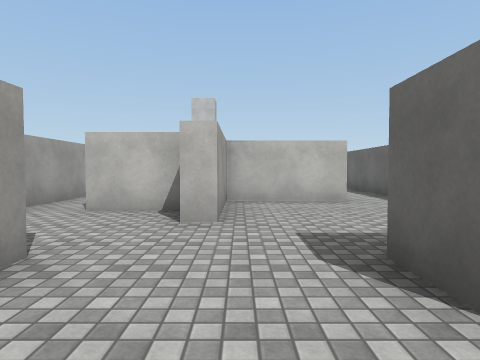
View 1 (above)

17 first-person views from a walk through a Unity game level. The camera is 1.3 m above the floor, tilts 2° down and sees 75° across. The floor is counted in squares, 2 m on a side. Each view is taken from the middle of a square. On the plan, view 1 faces up. The plan holds only what a view shows up to about 10 squares ahead; the rest is blank. The place goes on beyond the plan. Surface patterns are stand-ins for the level's own textures.

View 2
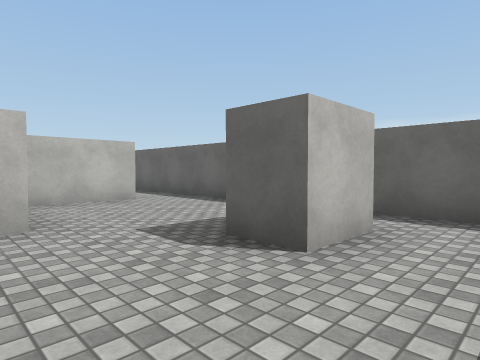

View 3
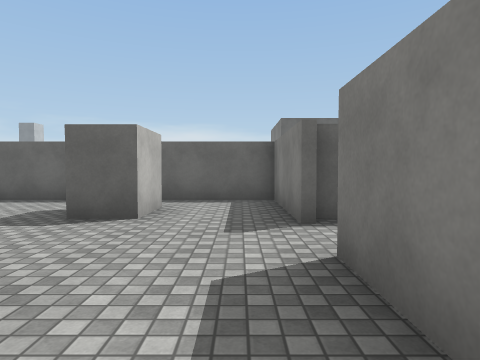

View 4
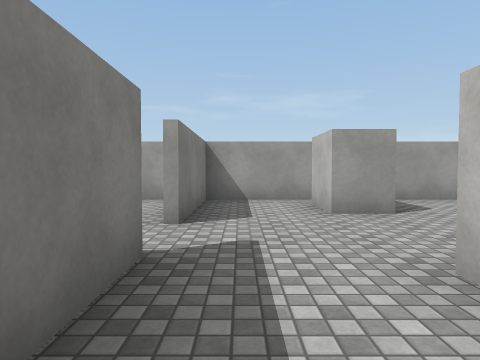

View 5
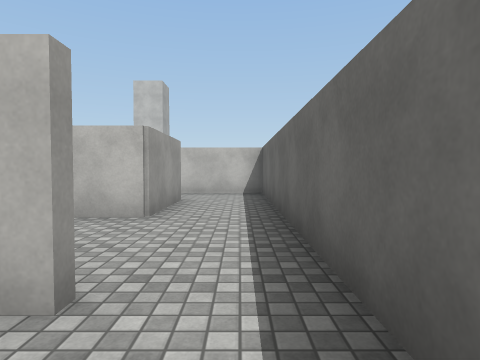

View 6
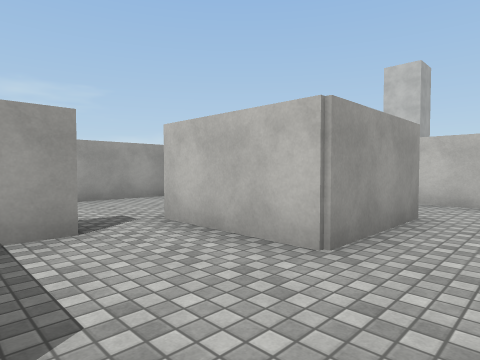

View 7
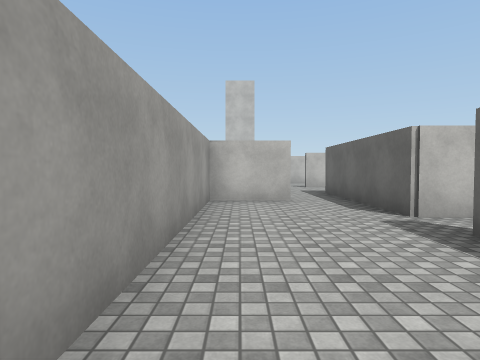

View 8
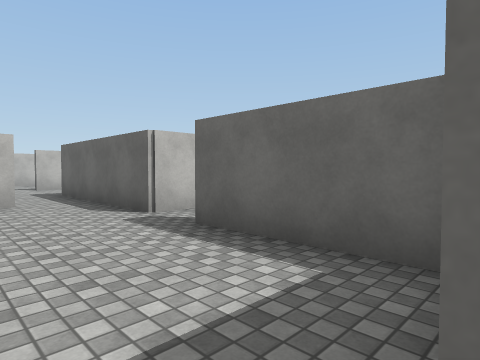

View 9
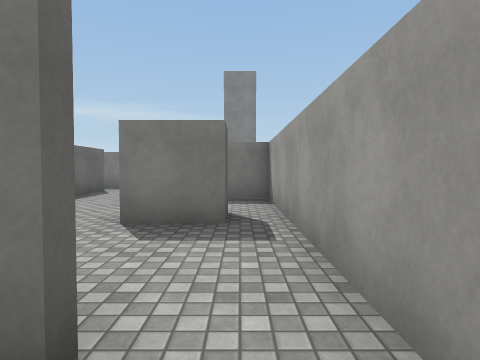

View 10
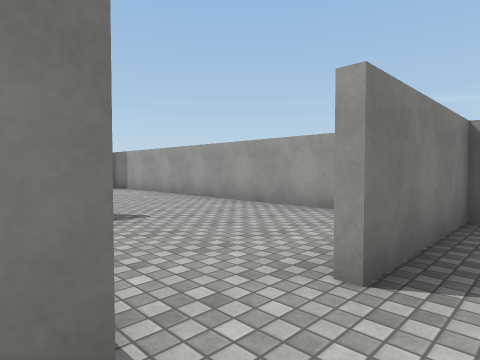

View 11
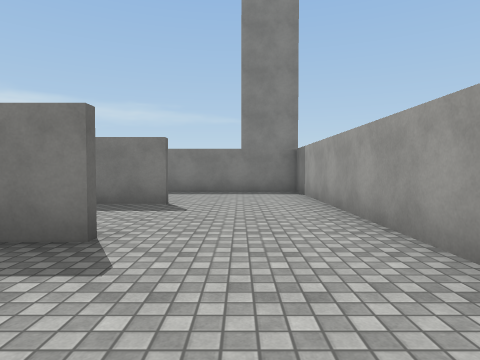

View 12
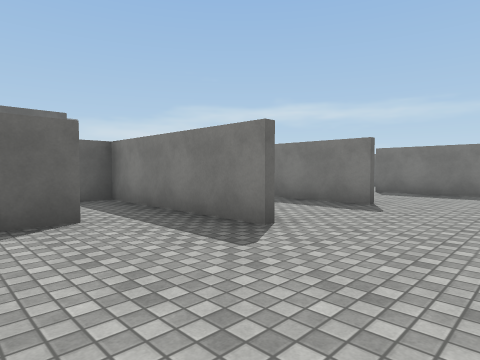

View 13
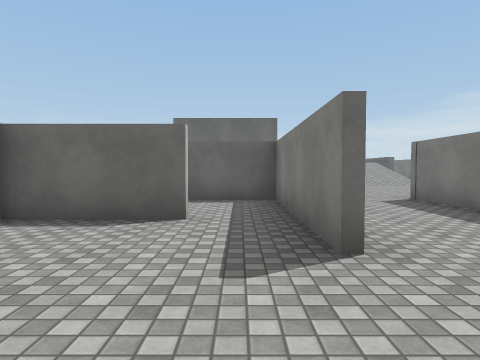

View 14
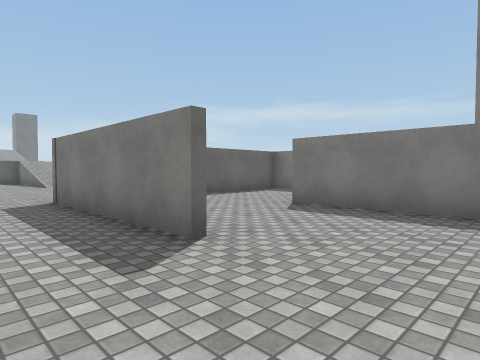

View 15
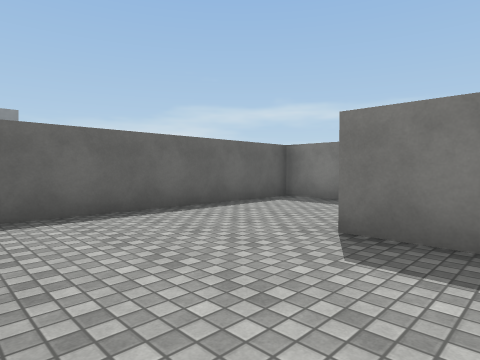

View 16
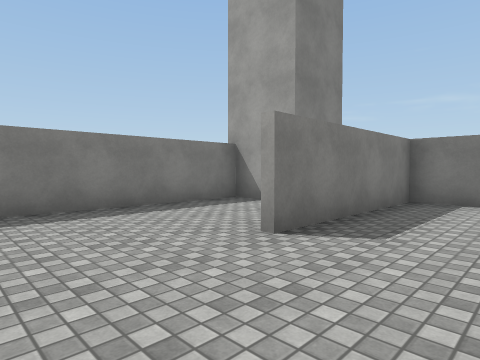

View 17
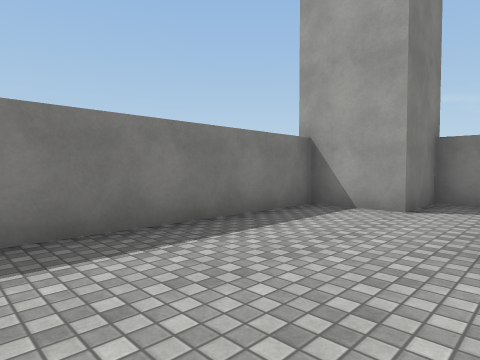

### Floor plan
Ten units are one square. View 1 is at (0, 0); x grows to the right and y downward. Boxes are objects, and circles mark ways between rooms. Rooms are numbered by the first view taken in them; rooms with no view inside come last. Other rooms are left out.
<svg viewBox="-41 -130 96 277">
<path fill="none" stroke="#000" d="M-9 -49 -25 -49M36 -36 36 -66M6 7 36 7 36 -19M-36 -45 -36 7 -6 7M22 -64 -3 -64 -3 -38 -8 -38M36 -66 36 -125M18 -116 18 -92 -7 -92M-3 -81 -3 -74M-7 -92 -7 -125M-7 -54 -7 -81M-19 -114 -36 -114 -36 -45M-8 48 4 48M-8 77 39 77M10 34 10 9M-36 15 -36 110 6 110M-36 118 -36 125 -21 125 -21 142 36 142 36 85M4 48 36 48 36 29"/>
<rect x="-25" y="-25" width="10" height="10" fill="#bbb"><title>block</title></rect>
<rect x="5" y="-25" width="20" height="10" fill="#bbb"><title>block</title></rect>
<circle cx="30" cy="-70" r="3" fill="#2a7"/>
<circle cx="-30" cy="-50" r="3" fill="#2a7"/>
<circle cx="0" cy="10" r="3" fill="#2a7"/>
<circle cx="-10" cy="-80" r="3" fill="#2a7"/>
<circle cx="0" cy="95" r="3" fill="#2a7"/>
<circle cx="10" cy="40" r="3" fill="#2a7"/>
<text x="0" y="-30">1</text>
<text x="30" y="-90">2</text>
<text x="-30" y="-80">3</text>
<text x="-10" y="60">4</text>
<text x="10" y="120">5</text>
<text x="20" y="30">6</text>
</svg>
Room 1 opens to room 2. Room 1 opens to room 3. Room 1 opens to room 4. Room 2 opens to room 3. Room 4 opens to room 5. Room 4 opens to room 6.

Where each view was taken, in squares from view 1:
view 1: 0 up, 0 right, facing up
view 2: 0 up, 1 left, facing up-right
view 3: 0 up, 3 left, facing right
view 4: 0 up, 3 right, facing left
view 5: 5 up, 3 right, facing up
view 6: 7 up, 3 right, facing up-left
view 7: 5 up, 3 left, facing up
view 8: 5 up, 3 left, facing up-right
view 9: 6 up, 3 left, facing down
view 10: 0 up, 1 right, facing down-left
view 11: 2 down, 2 left, facing down
view 12: 2 down, 3 left, facing down-right
view 13: 4 down, 3 left, facing right
view 14: 6 down, 3 left, facing down-right
view 15: 8 down, 1 left, facing down-right
view 16: 9 down, 3 right, facing down-left
view 17: 11 down, 3 right, facing down-left
